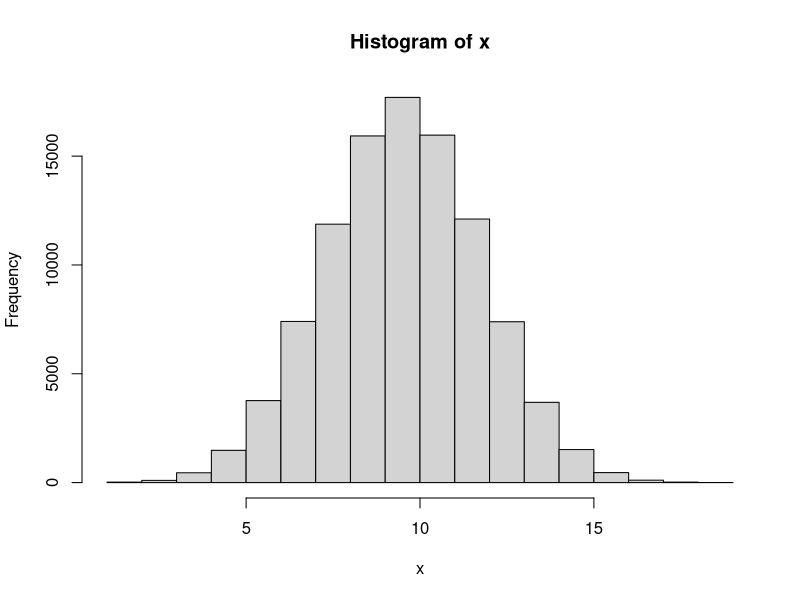
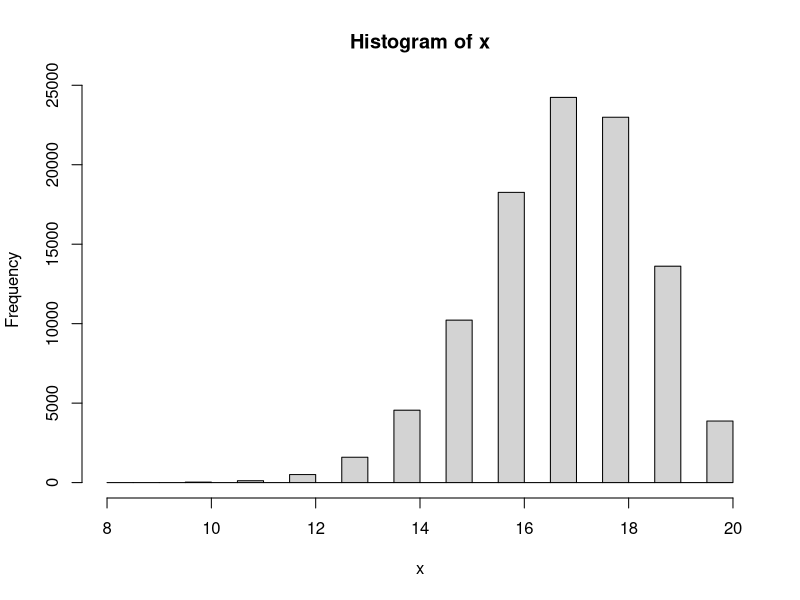

Source code (R) for these figures, in order:
#------------------

# Answer to the Question # 01

#------------------

# Answer to the No 1 of Question # 01 

#a) 

# Taking a sample with n = 20 and p = 0.5 (given on the question)

x1 <- rbinom(1, 20, 0.5)

#The value of x1

x1


#b) 

#Finding the range for x1 with n = 20 and p = 0.5


n <- 20

p <- 0.5


# Finding and defining the minimum value

min_value <- min(0, n)

# Finding and defining the maximum value

max_value <- max(0:n)

# Calculate the cumulative probability at the minimum value

cdf_min <- pbinom(min_value, n, p)

# Calculate the cumulative probability at the maximum value

cdf_max <- pbinom(max_value, n, p)

# Range of the binomial distribution

range_binomial <- c(min_value, max_value)

range_binomial


# Answer to the question No.2 of Question.1

# Repeating Question.1 of (1) for N = 1,00,000 times


N <- 100000

x <- rep(NA, N)

x

for (i in 1: N){
  x[i] <- rbinom(1, 20, 0.5)
}

x

# Plot the histogram

hist(x)

#Find the minimum and maximum value

max(x)

min(x)


#3 of Q.1 

# Now setting if x is bigger or less than 15 then y = 1 . And y = 0 otherwise.

y_1 <- ifelse(c(x)>=15, 1,0)

y_1


# 4 of Q.1

#Calculating summation of y

sum(y_1)


#5 of Q.1 

# Now repeating all the steps above for n = 20 and p = 0.85


#a) 

# Taking a sample 

x1 <- rbinom(1, 20, 0.85)
x1


#b)

#Finding the range for x1

n <- 20

p <- 0.85

# Find the minimum value

min_value <- min(0, n)

# Find the maximum value

max_value <- max(0:n)

# Calculate the cumulative probability at the minimum value

cdf_min <- pbinom(min_value, n, p)

# Calculate the cumulative probability at the maximum value

cdf_max <- pbinom(max_value, n, p)

# Range of the binomial distribution

range_binomial <- c(min_value, max_value)

range_binomial


#c. 

# Now taking N = 100000 times

N <- 100000

x <- rep(NA, N)

x

for (i in 1: N){
  x[i] <- rbinom(1, 20, 0.85)
}

x

# Plot the histogram

hist(x)


#Find the minimum and maximum value

max(x)

min(x)


#d. 

# Now setting if x is bigger or less than 15 then y = 1 . And y = 0 otherwise

y_1 <- ifelse(c(x)>=15, 1,0)

y_1

#e. 

#Calculating summation of y

sum(y_1)


#f. 

#Calculating summation of y divided by N

sum(y_1) / N


# ---------------------------------------------

# Answer to the Question # 01 - (6) : 

# ---------------------------------------------


# Now I have to make a guess about type I and type II errors for Null Hypothesis H0: p0 = 0.5 VS Alternative hypothesis H1: p1 = 0.85. For setting that what is the chance of a fair coin landing on heads at least 15 times out of 20 flips?


# Type I error means we reject the null hypothesis when it is true. It is also known as 'False Positive'. The significance level or alpha (a) is the probability of making a type I error. We usually set it as 0.05 or 0.01.


# The chance of a fair coin landing on heads at least 15 times out of 20 flips, we are using binomial distribution and a two-tailed test for this question. By calculating on the calculator it is found that the probability of getting 15 or more successes out of 20 trials when the p0 = 0.5 is approximately 0.026. So, it can be said that if the p0 = 0.5, we would reject the null hypothesis and conclude that the proportion is significantly different from 0.5 in about 2.6% of the cases.

# On the other hand, Type II error means we fail to reject the null hypothesis when it is actually false. It is also known as 'False Negative'. The probability of making a type II error is denoted by beta (B).

# To find the probability of a type II error, we know that for the alternative hypothesis, p1 = 0.85. By calculating on the calculator, we got that the chance of a fair coin landing on heads at least 15 times out of 20 flips when p1 = 0.85 is approximately 0.408. This means we would fail to reject the null hypothesis and conclude that the proportion is not significantly different from 0.5 in about 40.8% of the cases.

# In summary, the estimated probabilities of making a type I error and a type II error for this hypothesis test are approximately 0.026 and 0.408, respectively.



# ---------------------------------------------

#Answer to the Q. 2 :

# ---------------------------------------------


# Here is the sample: 2 2 1 2 2 2 1 1 2 1 1 2 2 1 1 2 1 2 2 2 1 2 1 2 1 2 2 2 2 2 2 2 2 1 2 1 2 1 2 2


# We have to test whether the sample is random or not.


# To test whether the process of treatment assignments is random, we will use a chi-squared fit test. At first, we will count the number of treatments of each type, and then compare the observed frequencies to the expected frequencies under the assumption of a random process.

# In this case, there are 40 treatments. Among them:
  
# For Observed frequencies: Type 1 = 18 treatments and Type 2 = 22 treatments.

# Expected frequencies (we assume that there is randomness): Type 1 = 20 treatments and Type 2 = 20  treatments. (As there are 40 treatments in total and a 50% chance of each type).


# To calculate the chi-squared statistic, we can use the formula:
  
#  χ2 = Σ ((Oi - Ei)² / Ei)

# Here,

# Oi = Observed Frequency for category  i , (here i = 1 or 2), 

# Ei = Expected frequency for category i, (here i = 1 or 2).

# And the sum is taken over all categories.

# By using an online calculator and plugging the numbers, we got that:
  
  
# χ2 = ((18-20)²/20) + ((22-20)²/20) = 0.4


# To determine whether this value is statistically significant, we need to compare it to a chi-squared distribution with one degree of freedom (since we have two categories and one parameter estimated from the data). Using a table, we find that the p-value for this test is approximately 0.5, which is very large.

# Therefore, we fail to reject the null hypothesis that the treatment assignments are random. In other words, there is no evidence to suggest that the process was biased or non-random.

# [This question can be solved in multiple ways]

# ---------------------------------------------

#Answer to the Q. 3 :

# ---------------------------------------------


#Answer for 3 - a


#1

# Taking a sample

x2 <- rbinom(1, 1, 0.5)
x2


#Then identify the range

n <- 1
p <- 0.5


# Find the minimum value

min_value <- min(0, n)


# Find the maximum value

max_value <- max(0:n)


# Calculate the cumulative probability at the minimum value

cdf_min <- pbinom(min_value, n, p)

# Calculate the cumulative probability at the maximum value

cdf_max <- pbinom(max_value, n, p)

# Range of the binomial distribution

range_binomial <- c(min_value, max_value)

range_binomial


#For question 3 - (a) - #2 and #3

# Patient will get “A” if x2 = 1, and get “B” if x2 = 0

# Repeating 1 & 2 for N = 40


N <- 40
x <- rep(NA, N)

x

for (i in 1: N){
  x[i] <- rbinom(1, 1, 0.5)
}

x

# Now assigning A and B for 1 and 0 respectively.

x[x == 1] <- "A"
x[x == 0] <- "B"


# print the modified values of x

print(x)


#To show Number of A and B

table(x)


# --------------------------------------------


# --------------------------------------------


#Answer for 3 - b

# Now we will use random permutated block randomization with a block size of 40 (including 20 “A”s and 20 “B”s)

# Set the block size

block_size <- 40


# Create a vector of treatment assignments

treatments <- rep(c("A", "B"), length.out = block_size*1)


# Create a vector of block assignments

blocks <- rep(1:1, each = block_size)


# Randomly permute the blocks

blocks <- sample(blocks)


# Order the treatment assignments within each block

for (i in 1:1) {
  treatments[blocks == i] <- sample(treatments[blocks == i])
}

# View the resulting treatment assignments by block

a <- split(treatments, blocks)

a

#Calculating the Number of A and B

table(a)

# The difference between 3(a) and 3 (b) is that - in 3 (a), though the probability is p = 0.5, for the N = 40, the number of A and B are not the same. In my case, A = 18 and B = 22. But, in 3 (b) we used random permutated block randomization with a block size of 40. And, for this case the number of A and B is same. For my case , A = 20 and B = 20.



# --------------------------------------------

# --------------------------------------------


# Answer for 3 - c


# Set the block size of 8


block_size <- 8


# Create a vector of treatment assignments


treatments <- rep(c("A", "B"), length.out = block_size*5)


# Create a vector of block assignments


blocks <- rep(1:5, each = block_size)


# Randomly permute the blocks

blocks <- sample(blocks)



# Order the treatment assignments within each block

for (i in 1:5) {
  treatments[blocks == i] <- sample(treatments[blocks == i])
}


# View the resulting treatment assignments by block. There are 5 different blocks with a block size of 8


d <- split(treatments, blocks)
d

# Now, merging all the 5 different blocks into 1. So, now there will be 40


b <- unsplit(treatments, blocks)

b


#Number of A and B

table(b)

# The difference between 3(b) and 3 (c) is that - in 3 (b), we used random permutated block randomization with a block size of 40. And for this case number of A and B are the same. For my case, it was A = 20 and B = 20. But, in 3 (c) though we used random permutated block randomization, but this time with a block size of 8. After that we added all the 8 blocks so total sample is 40. And for this case number of A and B is not same. For my case , it was A = 24 and B = 16. 

# If we stop the study for toxicity for in sample size = 20, then for 3 (b) = The difference between number of A and B will not be that much. 

# But, for 3 (c) = The difference between the number of A and B will be more than 3 (b)
